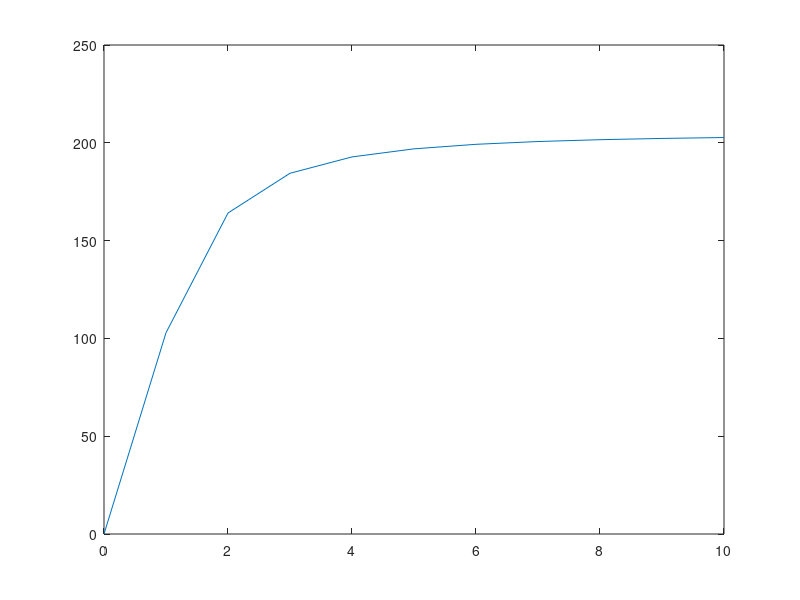

This figure's MATLAB source:
%% EMS Stability

%% Electromagnet Force Model

u0 = 4*pi*1e-7; % permeability of free space
N = 400; % Number of turns
A = 0.003; % Pole area (m^2)
I = 5.3; % Coil current (A)
z = 0.01; % Gap (m)

%I = 0:1:150; % Coil current (A)
%N = 0:1:1000; % Turns
F_em = ((u0*(N.^2)*A)*(I./z).^2)/4 % Electromagnetic force (N)

%plot(I,F_em/1000)
%xlabel('Coil Current (A)');
plot(N,F_em/1000);
xlabel('Coil Turns (N)');
ylabel('Electromagnetic Force (kN)');
title('Electromagnetic Force vs. Coil Current')

%%

% Demo electromagnet specs:
% Rated 48 N force

%% Halbach force model (Study of stability paper)

% Magnet Params
lambda = 0.2; % Wavelength (m)
B0 = 0.9411; % Remanence
k = 2*pi/lambda; % Wave number
h = 0.018; % Levitation gap (m)
w = 0.12; % Magnet width (m) 

% Track Params
L = 6.4*1e-6; % Track inductance single winding (H)
d = 0.01; % Track thickness (m)
R1 = 2*1e-4; % Track resistance single winding (ohms)

v = 0:1:10; % Velocity (m/s)
omega = k.*v;

c = (lambda*(B0^2)*(w^2))/(2*k*L*d);
d = 1./(1 + (R1./(omega.*L)).^2);
F_halbach = c*d*exp(-2*k*h);

plot(v,F_halbach)


